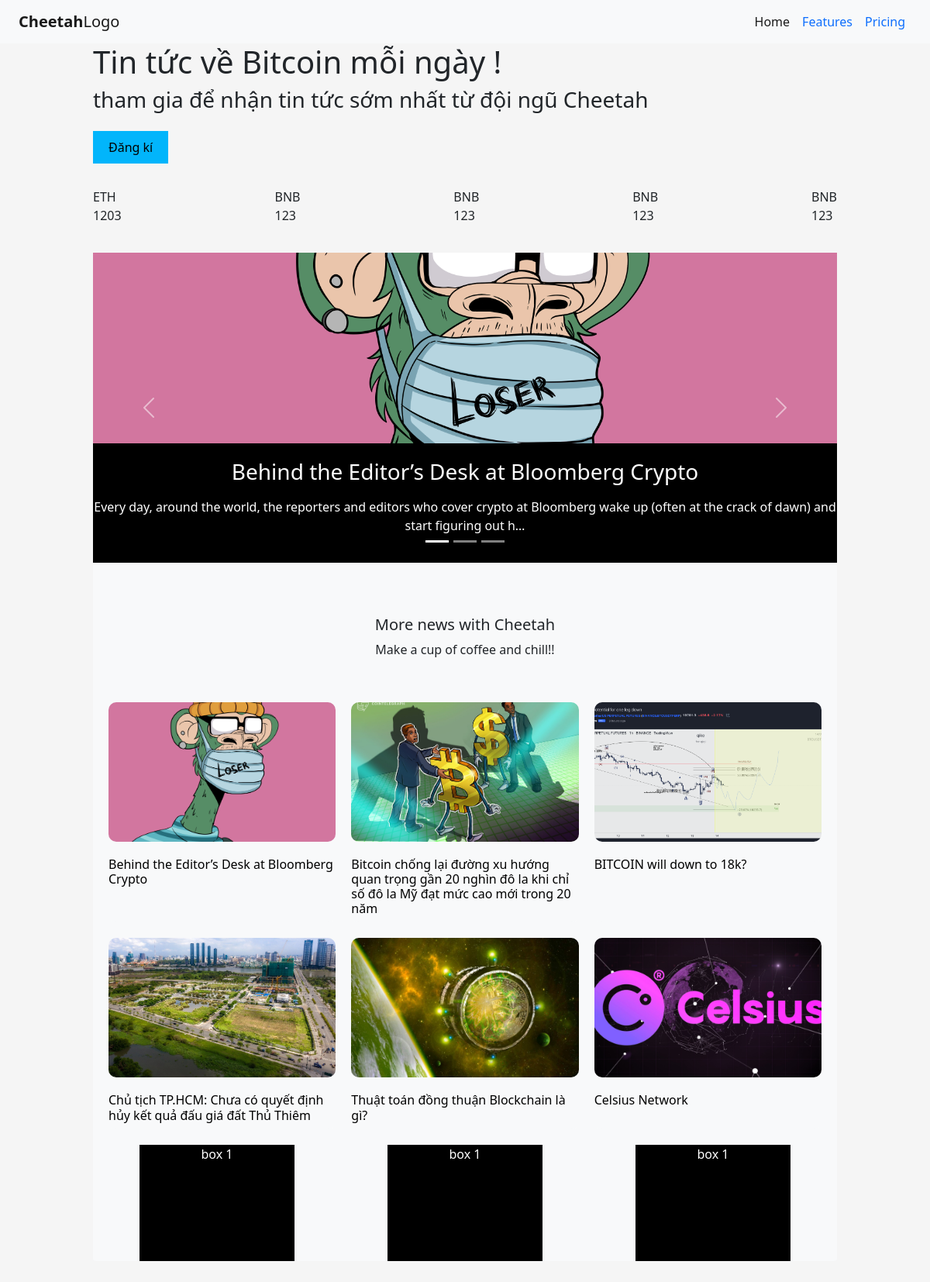
The app's page /, older data.
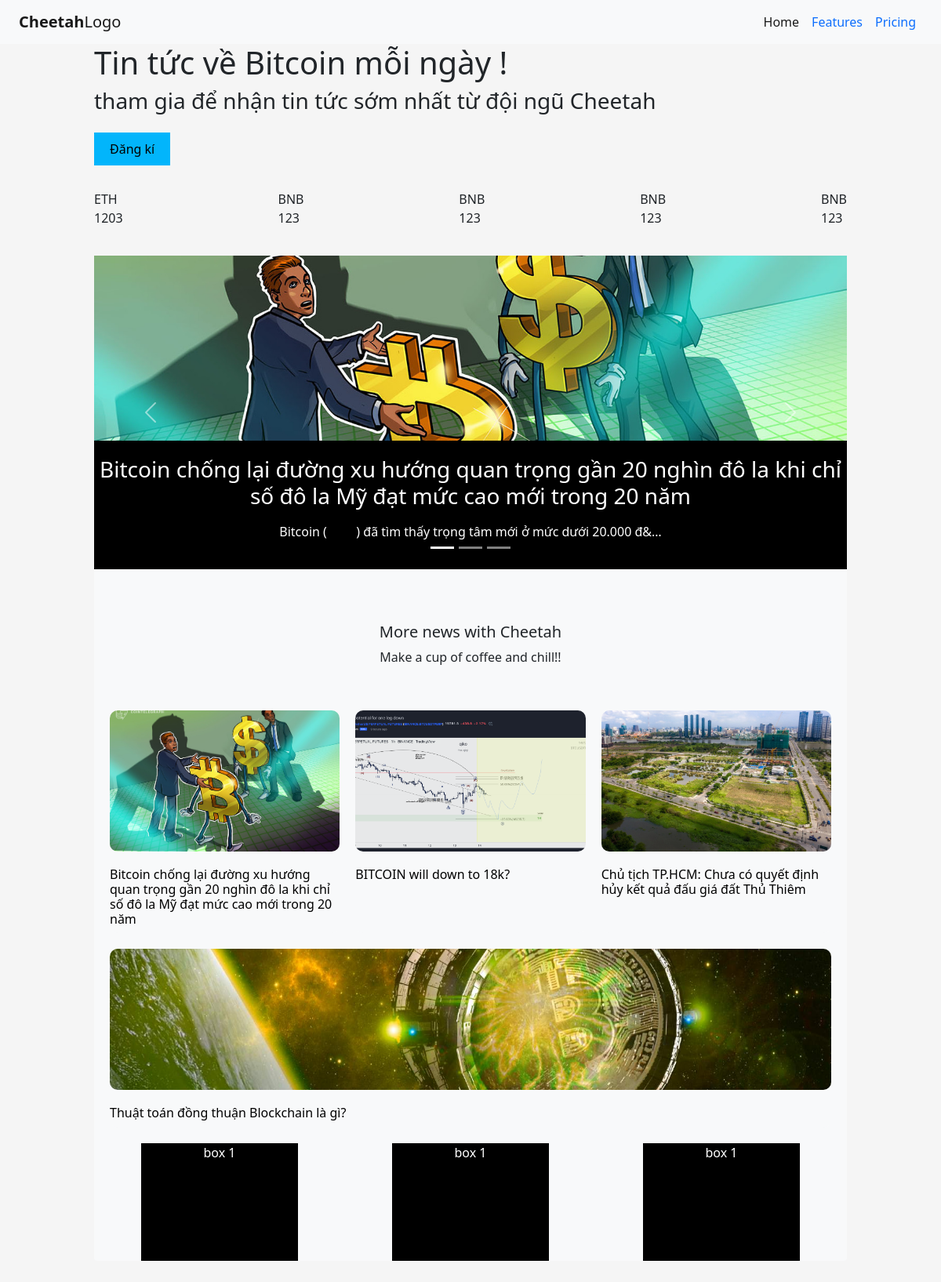
The same page, newer data.
### base/models.py (models this page shows, shortened)
class Blog(models.Model):
    user = models.ForeignKey(User, on_delete=models.CASCADE, null=True,blank=True)
    title = models.CharField(max_length=200, null = True, blank = True)
    description = HTMLField( null = True, blank = True)
    published = models.BooleanField(default=False)
    created_at = models.DateTimeField(auto_now_add=True)
    upload_image = models.ImageField(null=True,blank=True)
    class Meta:
        ordering = ['-created_at']

### base/views.py (the view, shortened to what this page needs)
# urls.py: path('', BlogList.as_view(),name='blogs'),
class BlogList(ListView):
    model = Blog
    context_object_name = 'blogs'

### base/templates/base/blog_list.html (shortened to what this page needs)
{% extends 'base/main.html' %}
{% block content %}
<head>
    <link href="https://cdn.jsdelivr.net/npm/bootstrap@5.1.3/dist/css/bootstrap.min.css" rel="stylesheet">
    {% load static %}
    <link rel="stylesheet" href="{% static 'css/style.css' %}">
</head>
<div class="body-contain">
  <div class="header">
    <div class="header-title">
      <h1 >Tin tức về Bitcoin mỗi ngày !</h1>
      <h3>tham gia để nhận tin tức sớm nhất từ đội ngũ Cheetah</h3><br>
      <a id="register" href="#">Đăng kí</a>
    </div>
    <div class="price-table">
      <ul>
        <li>ETH<br>1203</li>
        <li>BNB<br>123</li>
        <li>BNB<br>123</li>
        <li>BNB<br>123</li>
        <li>BNB<br>123</li>
      </ul>
    </div>
</div>
<div id="header-slide" class=" bg-light mb-5 rounded">
<div id="demo" class="carousel slide carousel-fade" data-bs-ride="carousel">
    <div class="carousel-indicators">
      <button type="button" data-bs-target="#demo" data-bs-slide-to="0" class="active"></button>
      <button type="button" data-bs-target="#demo" data-bs-slide-to="1"></button>
      <button type="button" data-bs-target="#demo" data-bs-slide-to="2"></button>
    </div>
    <div class="carousel-inner">
        {% for blog in blogs %}
        {%  if forloop.first %}
      <div class="carousel-item active">
        <a href="{% url 'blog' blog.id %}"><img src="{{blog.upload_image.url}}" alt=" class="d-block" style="width: 100%;
        height: 400px;"></a>
        <div class="carousel-caption">
          <h3>{{blog.title}}</h3>
          <p>{{blog.description|truncatechars:150|safe }}</p>
        </div>
      </div>
      {% endif %}
      {% endfor %}
    </div>
    <button class="carousel-control-prev" type="button" data-bs-target="#demo" data-bs-slide="prev">
      <span class="carousel-control-prev-icon"></span>
    </button>
    <button class="carousel-control-next" type="button" data-bs-target="#demo" data-bs-slide="next">
      <span class="carousel-control-next-icon"></span>
    </button>
</div>
<div class="text-field mt-5">
  <h5>More news with Cheetah<br></h5>
  <p>Make a cup of coffee and chill!!<p></p>
</div>
<div class="cards-group">
        <div class="card-group">
            {% for blog in blogs %}
            {% if forloop.counter <= 6 %}
            <div class="card bg-light mb-3 mt-5 ">
              <a href="{% url 'blog' blog.id %}"><img src="{{blog.upload_image.url}}" class="card-img-top" alt="..."></a>
            <div class="card-body">
              <a href="{% url 'blog' blog.id %}"><h6 class="card-title">{{blog.title}}</h6></a>
            </div>
          </div>
            {% endif %}
            {% endfor %}
</div>
<div class="categories-box">
    <ul>
      <li class="category">box 1</li>
      <li class="category">box 1</li>
      <li class="category">box 1</li>
    </ul>
</div>
</div>
{% endblock content %}

### base/templates/base/main.html (shortened to what this page needs)
{% block main %}
<!doctype html>
<html lang="en">
  <head>
    <link href="https://cdn.jsdelivr.net/npm/bootstrap@5.2.0/dist/css/bootstrap.min.css" rel="stylesheet">
    {% load static %}
    <link rel="stylesheet" href="{% static 'css/style_main.css'%}">
  </head>
  <body>
    <nav class="navbar navbar-expand-lg bg-light">
      <div class="container-fluid">
        <a class="navbar-brand" href="{% url 'blogs'%}"><Strong>Cheetah</Strong>Logo</a>
        <div class="collapse navbar-collapse" id="navbarNavAltMarkup">
          <div class="navbar-nav">
            <a class="nav-link active" aria-current="page" href="#">Home</a>
            <a class="nav-link" href="#">Features</a>
            <a class="nav-link" href="#">Pricing</a>
          </div>
        </div>
      </div>
    </nav>
        {% block content %}
        {% endblock content %}
   </body>
</html>
{% endblock main %}

### blog/static/css/style_main.css (style rules this page uses)
body { background-color: #f5f5f5 !important; }
.navbar-collapse { justify-content: flex-end; }

### blog/static/css/style.css (style rules this page uses)
a , a:hover { text-decoration: none; color: black; }
.body-contain { width: 80%; margin: auto; }
.card-group { margin: auto; }
.categories-box ul { margin: auto; padding:0; display: flex; flex-direction: row; justify-content: space-between; }
.categories-box li { list-style-type: none; }
.category { margin: auto; width: 200px; height: 150px; color: white; text-align: center; background-color: black; }
#header-slide { margin-top: 20px; }
#demo { margin: auto; }
.carousel-caption { background-color: rgba(0,0,0,1); bottom: 0; left:0; right:0; }
.card-img-top { width: 100%; height: 15vw; object-fit: cover; }
.card { flex: 1 0 30% !important; width: 30%; margin:10px !important; border-radius: 10px !important; border: none; background-color: none; }
.card img { border-radius: 10px !important; }
.card-group { padding: 10px !important; }
.carousel-item img { object-fit: cover !important; }
.header { display: flex; flex-direction: column; gap: 40px; }
.price-table ul { padding-inline-start: 0 !important; display: flex; flex-direction: row; justify-content: space-between; }
.price-table li { list-style-type: none; }
#register { padding: 10px 20px; background-color: rgb(2, 181, 251); color: black; }
.text-field { text-align: center; align-items: center; padding: 20px; }
@media (min-width: 576px) { .card-body { padding: 0 !important; padding-top: 1.25rem !important; } }

Row changes from the older to the newer data that the page shows:
removed Blog: upload_image (picture), title "Behind the Editor’s Desk at Bloomberg Crypto", description "Every day, around the world, the reporters and editors who cover crypto at Bloomberg wake up (often at the crack of dawn) and start figuring out h…"
removed Blog: upload_image (picture), title "Celsius Network", shown under "More news with Cheetah"
now on one of the page's lists (row unchanged): Blog: title "Bitcoin chống lại đường xu hướng quan trọng gần 20 nghìn đô la khi chỉ số đô la Mỹ đạt mức cao mới trong 20 năm", description "Bitcoin ( ) đã tìm thấy trọng tâm mới ở mức dưới 20.000 đ&…"
